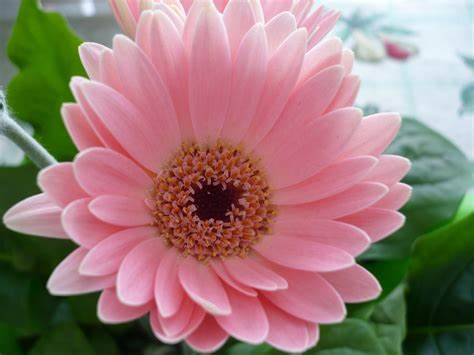
#> input picture images/flower.jpg, 474 x 355 px, given in place of , which was not available
$ python -i functions.py   (imports and definitions only)
#> lines starting #> are read from the running program, lines starting #| are printed output that depends on the picture; pictures that were not available may be replaced by others from this repository, and a replacement may not be noted
from app_ui import Ui_Form, Ui_Form_2
import cv2 as cv
import os
from pathlib import Path
import sys
import numpy as np
import imutils
import matplotlib.pyplot as plt
from PyQt5 import QtWidgets, QtCore, QtGui
from PyQt5.QtGui import QPixmap
from PyQt5.QtWidgets import QFileDialog, QMessageBox, QInputDialog, QVBoxLayout, QSpinBox

#variabels
input_image_path = ''
input_image_path_2 = ''
output_image = None
output_image_2 = None
output_image_3 = None
angle = None
width, height = None, None
rows_start, rows_end, columns_start, columns_end = None, None, None, None
##########

# [1 line not run here, left out]
# [1 line that did not run here, left out]
ui = Ui_Form()
# [1 line not run here, left out]

# [1 line that did not run here, left out]
ui_2 = Ui_Form_2()
# [1 line not run here, left out]

# [1 line that did not run here, left out]
# [2 lines not run here, left out]

#load the photo into the label
# [26 lines left out: functions load_image, preview_cv_output, not called in this run]

def preview_plot_output():
    plt.show()

# [18 lines left out: function download_image, not called in this run]


def gotoUi_1():
    stacked_widget.setCurrentIndex(0)

def gotoUi_2():
    stacked_widget.setCurrentIndex(1)

#operations on images
# [165 lines left out: functions BGR_TO_GRAY, BGR_TO_RGB, TO_BINARY, BGR_TO_HSV, Create_Histogram, Histogram_Equalization and 21 more, not called in this run]

def LOG_Filter():
    #Laplacian of gaussian filter
    global output_image
    image = cv.imread(input_image_path)
#> image is the input picture: shape (355, 474, 3); mean B, G, R 120, 123.9, 155.5
    image = cv.GaussianBlur(image, (5,5), 0)
    image_gray = cv.cvtColor(image, cv.COLOR_BGR2GRAY)
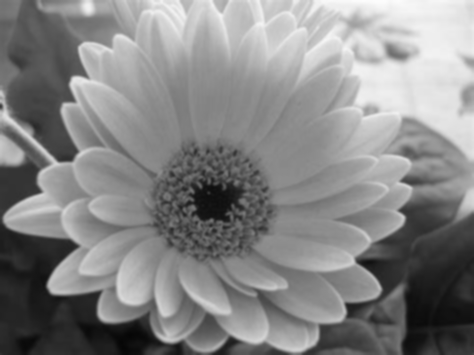
#> image_gray: shape (355, 474); min 5, max 253, mean 132.9
    sharppening = cv.Laplacian(image_gray, -1, ksize=5)
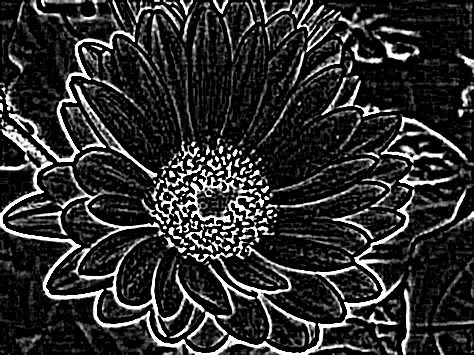
#> sharppening: shape (355, 474); min 0, max 255, mean 46.1
    output_image = cv.addWeighted(image_gray, 0.9, sharppening, 0.9, 0)
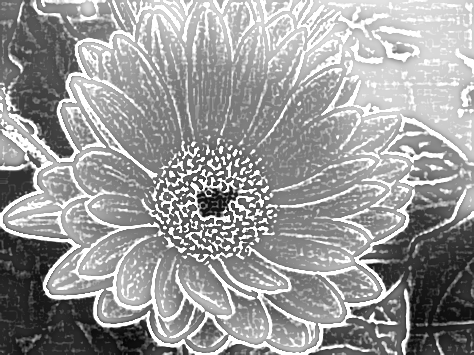
#> output_image: shape (355, 474); min 7, max 255, mean 154.1

#the first widget
#push buttons functions
# [1 line not run here, left out]
#to get an angle from the user if they choose rotate_by_angle method
# [11 lines left out: function get_angle, not called in this run]
# [1 line not run here, left out]
#to get width and height from the user if they choose Resize method
# [27 lines left out: function get_size, not called in this run]

# [1 line not run here, left out]

#to get rows(start, end) and columns(start, end) for cropping an image
# [31 lines left out: function get_rows_columns, not called in this run]

# [1 line not run here, left out]
# [12 lines left out: function ui1_button_3_clicked, not called in this run]


# [3 lines not run here, left out]

#the second widget
#push buttons functions
# [5 lines left out: function ui2_button_3_clicked, not called in this run]

# [12 lines not run here, left out]

>>> result = LOG_Filter()
